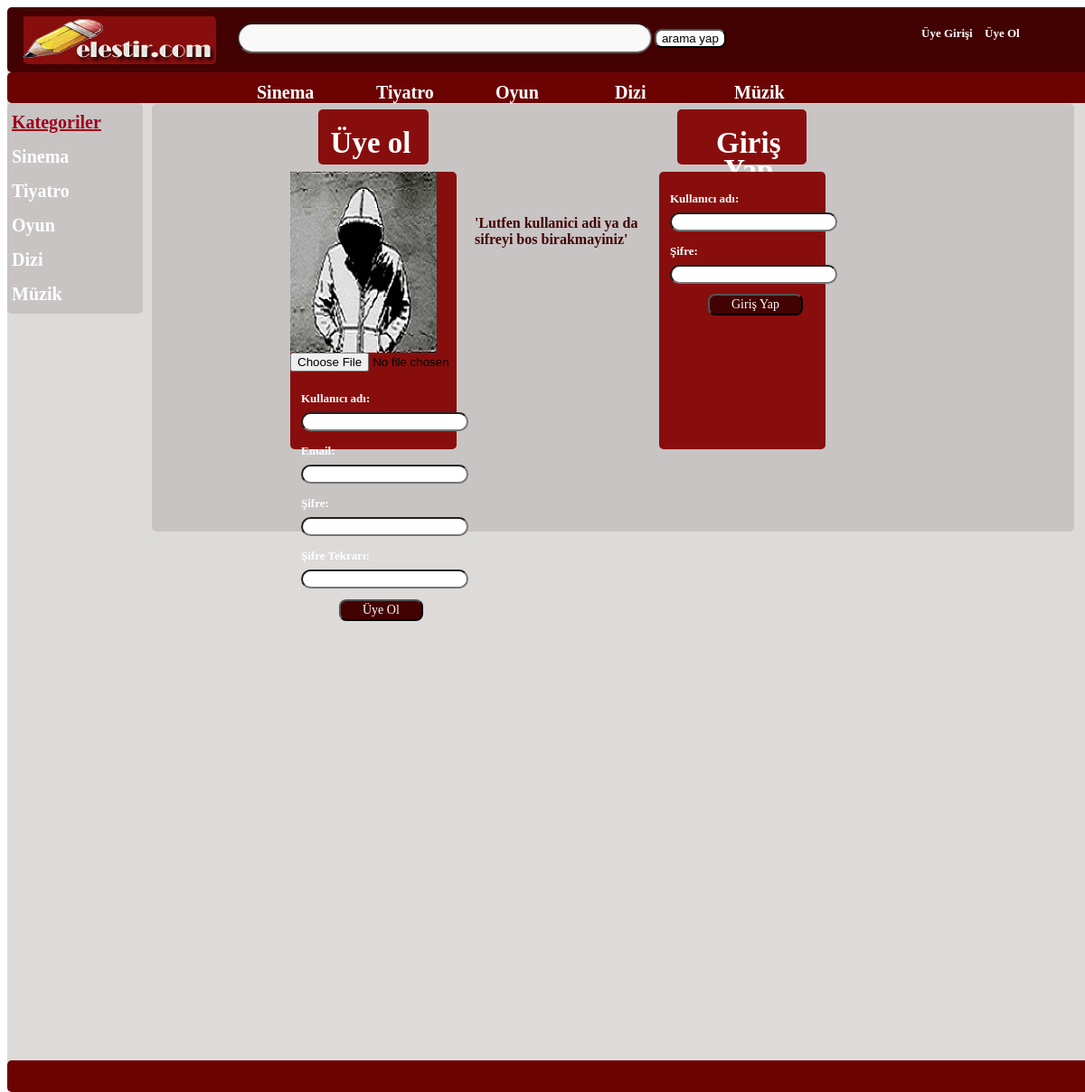
Page /uyeler.php?k_s_bos on the committed database.
### tables this page shows
CREATE TABLE IF NOT EXISTS `kategori` (
`id` int(11) NOT NULL,
  `kategori_adi` varchar(80) NOT NULL
);

### uyeler.php (the view, shortened to what this page needs)
<!DOCTYPE html PUBLIC "-//W3C//DTD XHTML 1.0 Transitional//EN" "http://www.w3.org/TR/xhtml1/DTD/xhtml1-transitional.dtd">
<html xmlns="http://www.w3.org/1999/xhtml">
<head>
<link href="anasayfa.css" rel="stylesheet" type="text/css" />
</head>
<body>
<div class="zemin">
<div class="banner">
<div class="ikon"><a href="index.php"> <img src="ikon.jpg"></a></div>
<div class="header-search">
<form id="search" name="arama" method="post" action="ara.php">
<input type="text" class="search" id="headerSearch" value="" name="arama" required style="opacity: 0.7;">
<input type="submit" class="button" value="arama yap" /></form></div>
<?php
if(isset($_SESSION["login"])){
echo'<div class="uye"><table><tr><td><a href="profil.php"><h3>'. $_SESSION["k_adi"].'</a></td><td><a href="cikis.php"><h3>Çıkış Yap</h3></a></td></tr></table>  </div>';
}
else{
echo '<div class="uye"><table><tr><td> <a href="uyeler.php"><h3> Üye Girişi </h3></a> </td><td>  <a href="uyeler.php"><h3> Üye Ol</h3></a></td></tr></table>  </div>';
}
?>
</div>
<div class="menu"><table align="center" class="one" border="0"><tr>
<?php
$cek=mysql_query("select * from kategori");
while($yaz = mysql_fetch_array($cek))
{
echo '<td><a href="icerik.php?id='.$yaz['id'].'"/><h2>'.$yaz['kategori_adi'].'</h2></a></td>';
}
  ?>
</tr></table></div>
<div class="orta">
<div class="sol_menu">
<table cellpadding="0" cellspacing="0">
<tr>
<td>
<h2 style="color:#9f011e" > <u>Kategoriler</u></h2>
</td>
</tr>
<?php
$cek=mysql_query("select * from kategori");
while($yaz = mysql_fetch_array($cek))
{
echo '<tr>
<td>';
echo '<a href="icerik.php?id='.$yaz['id'].'"/><h2>'.$yaz['kategori_adi'].'</h2></a>';
echo '</td>
</tr>';
}
  ?>
</table>
</div>
 <div class="uye_div">
   <div class="uyeol_logo"> <h1>Üye ol</h1></div>
   <div class="girisyap_logo"> <h1>Giriş Yap</h1></div>
     <div class="uyeol_arkaplan">
	  <form method="post" action="kayit.php" enctype="multipart/form-data">
			<div class="foto">
			<img src="imgprofil/default.jpg">
		<input type="file" name="resim" required>
			</div>
 <div class="k_adi"><h3>Kullanıcı adı:<input type="text" name="k_adi" id="k_adi" required class="kutu"></h3></div>
  <div class="email"><h3>Email:<input type="email" name="email" id="email" required class="kutu"></h3></div>
  <div class="sifre"><h3>Şifre:<input type="password" name="sifre" id="sifre" required class="kutu"></h3></div>
  <div class="sifre_t"><h3>Şifre Tekrarı:<input type="password" name="sifretekrar" required id="sifretekrar" class="kutu"></h3></div>
  <div class="k_ol"><button type="submit" name="uyeol" class="buttonuyeol">Üye Ol</button> </form></div>
  </div>
  <div class="uyari">
<?php
if(isset($_GET['k_s_bos'])){
echo "<h4>'Lutfen kullanici adi ya da sifreyi bos birakmayiniz'</h4>";
}
?>
</div>
  <div class="uyegiris_arkaplan">
  <form method="post" action="giris.php" >
  <div class="k_adi"><h3>Kullanıcı adı:<input type="text" name="k_adi" id="k_adi" class="kutu"></h3></div>
  <div class="u_sifre"><h3>Şifre:<input type="text" name="sifre" id="sifre" class="kutu"></h3></div>
  <div class="g_yap"><button type="action" name="uyeol" class="buttonuyeol">Giriş Yap</button><form></div>
  </div>
</div>
 </div>
 <div class="alt">
 </div>
</body>
</html>

### rows in the picture
kategori: kategori_adi "Sinema"
kategori: kategori_adi "Tiyatro"
kategori: kategori_adi "Oyun"
kategori: kategori_adi "Dizi"
kategori: kategori_adi "Müzik"
